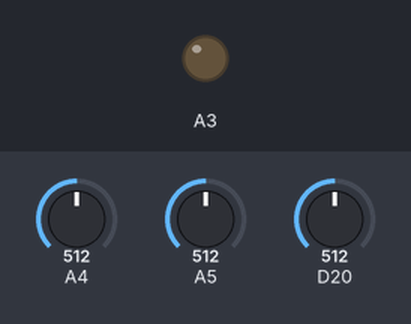
Bench run of a sketch on a simulated Arduino Zero (SAMD21). Shown: output pins drawn as LEDs (lit = HIGH). The inputs (shaded band) are chosen by the test bench; at power-on: A5 = 512, A4 = 512, D20 = 512. Random numbers use the default seed unless the sketch sets one; what the sketch prints to the serial monitor is not drawn.

Above: at 2.8 s.
2.9 s: A5 set to 523
At 5.4 s:
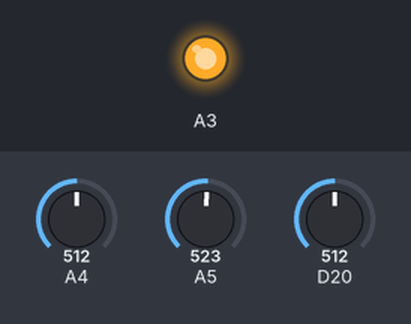
8.9 s: A4 set to 0
At 10.61 s:
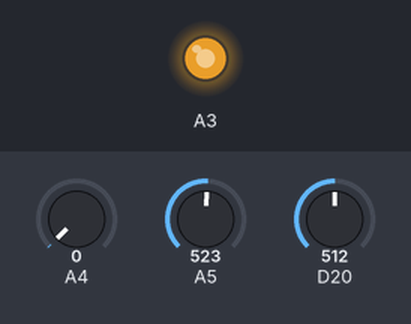
12.9 s: D20 set to 716
15.6 s: D20 set to 511
19.1 s: A4 set to 122
25.1 s: A4 set to 511
Timing chart, 0 to 28.8 s (numbered marks = the images above; inputs shaded):
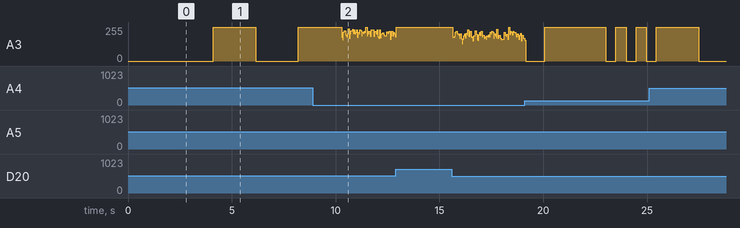

Measured:
- the behaviour switches between 515 and 516 on A5 (found by bisection; images 0 and 1)
- after the input at 2.9 s, A3: 0/255 → 255/255 after 1.2 s, → 0/255 2.0 s later, → 255/255 2.0 s later

The sketch:

l432kctest.ino
```cpp
int a, b, c, d;

void setup() {
  // put your setup code here, to run once:
Serial.begin(9600);
analogWriteResolution(12);
}

void loop() {
  // put your main code here, to run repeatedly:
  b = analogRead(A6) << 2;
  c = analogRead(A5) << 2;
  d = analogRead(A4) << 2;
a = random(b, c);

Serial.print("a: ");
Serial.print(a);
Serial.print(" b: ");
Serial.print(b);
Serial.print(" c: ");
Serial.print(c);
Serial.print(" d: ");
Serial.println(d);
analogWrite(A3, a);
delay(d);
}
```
